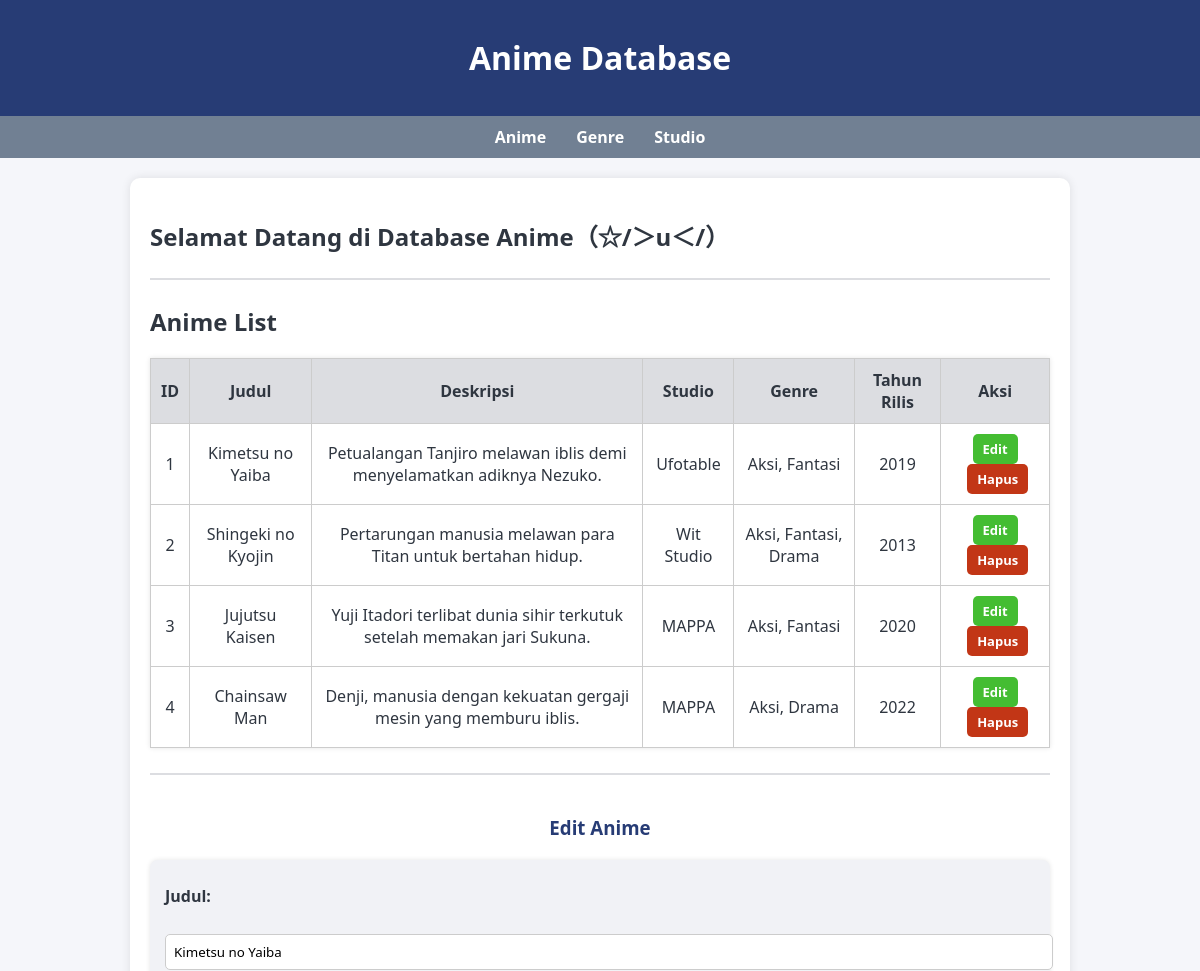
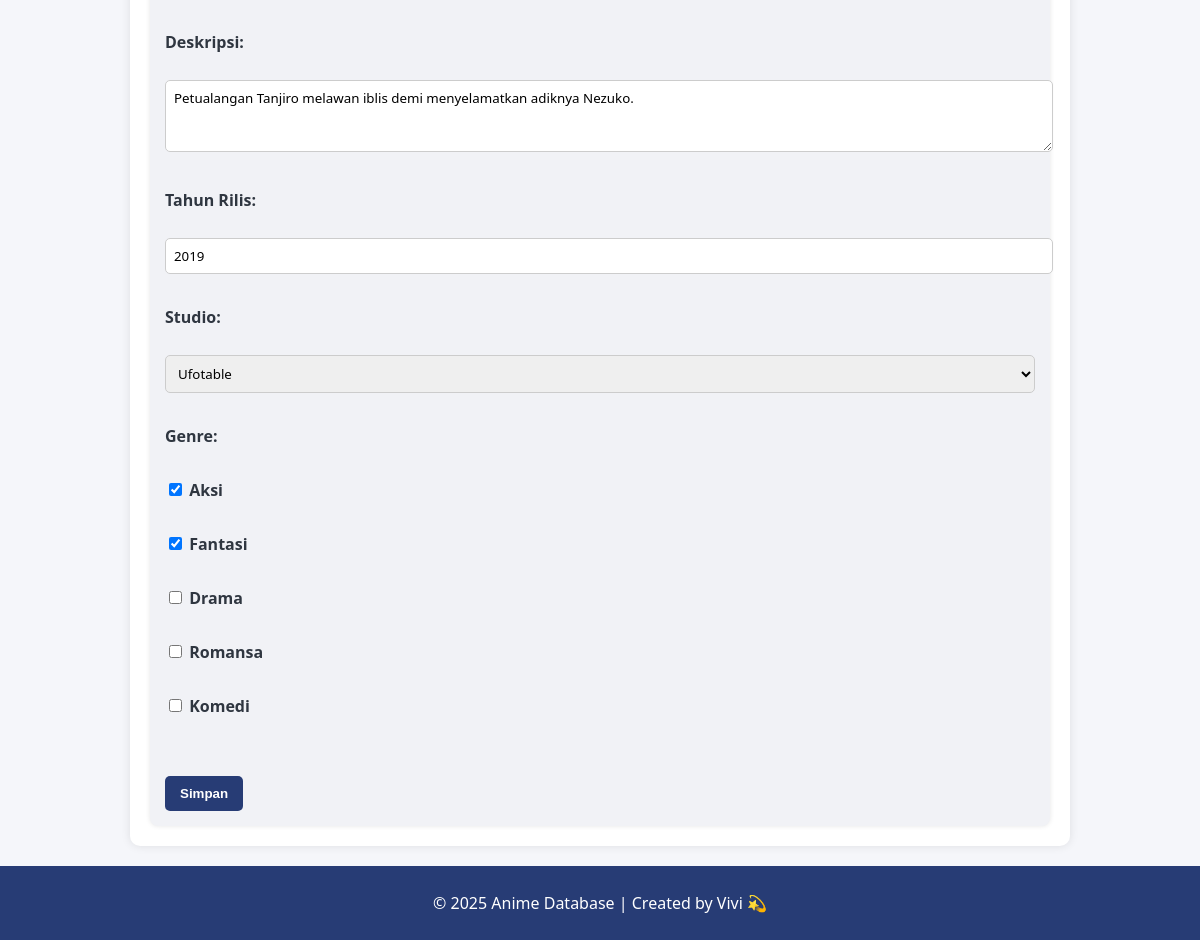
Page /?page=anime&edit=1 on the committed database (2 pictures, top to bottom).
### tables this page shows
CREATE TABLE anime (
    id INT AUTO_INCREMENT PRIMARY KEY,
    judul VARCHAR(255) NOT NULL,
    tahun_rilis INT,
    deskripsi TEXT,
    id_studio INT,
    FOREIGN KEY (id_studio) REFERENCES studio(id)
);

CREATE TABLE studio (
    id INT AUTO_INCREMENT PRIMARY KEY,
    nama VARCHAR(100) NOT NULL,
    negara VARCHAR(100),
    tahun_berdiri INT
);

CREATE TABLE genre (
    id INT AUTO_INCREMENT PRIMARY KEY,
    nama VARCHAR(50) NOT NULL
);

### config/db.php (called while the page is built, shortened)
<?php
class Database {
    private $host = "localhost";
    private $username = "root";
    private $password = "";
    private $dbname = "db_anime";
    public function __construct() {
        try {
            $this->conn = new PDO("mysql:host=$this->host;dbname=$this->dbname;charset=utf8", $this->username, $this->password);
        } catch (PDOException $e) {
            echo "Koneksi gagal: " . $e->getMessage();
        }
    }
}
?>

### class/Anime.php (called while the page is built, shortened)
<?php
require_once 'config/db.php';
class Anime {
    private $db;
    public function __construct() {
        $this->db = (new Database())->conn;
    }
    public function getAllAnime() {
        $query = "
            SELECT
                a.id,
                a.judul,
                a.deskripsi,
                a.tahun_rilis,
                s.nama AS nama_studio,
                GROUP_CONCAT(g.nama SEPARATOR ', ') AS genre
            FROM anime a
            LEFT JOIN studio s ON a.id_studio = s.id
            LEFT JOIN anime_genre ag ON a.id = ag.id_anime
            LEFT JOIN genre g ON ag.id_genre = g.id
            GROUP BY a.id, a.judul, a.deskripsi, a.tahun_rilis, s.nama
            ORDER BY a.id ASC
        ";
        $stmt = $this->db->prepare($query);
        $stmt->execute();
        return $stmt->fetchAll(PDO::FETCH_ASSOC);
    }
    public function getAnimeById($id) {
        $stmt = $this->db->prepare("SELECT * FROM anime WHERE id = ?");
        $stmt->execute([$id]);
        $anime = $stmt->fetch(PDO::FETCH_ASSOC);
        if ($anime) {
            $stmt2 = $this->db->prepare("SELECT g.id, g.nama FROM genre g JOIN anime_genre ag ON g.id = ag.id_genre WHERE ag.id_anime = ?");
            $stmt2->execute([$id]);
            $anime['genres'] = $stmt2->fetchAll(PDO::FETCH_ASSOC);
        }
        return $anime;
    }
}
?>

### class/Studio.php (called while the page is built, shortened)
<?php
require_once 'config/db.php';
class Studio {
    private $db;
    public function __construct() {
        $this->db = (new Database())->conn;
    }
    public function getAllStudio() {
        $stmt = $this->db->prepare("SELECT * FROM studio ORDER BY id ASC");
        $stmt->execute();
        return $stmt->fetchAll(PDO::FETCH_ASSOC);
    }
}
?>

### class/Genre.php (called while the page is built, shortened)
<?php
require_once 'config/db.php';
class Genre {
    private $db;
    public function __construct() {
        $this->db = (new Database())->conn;
    }
    public function getAllGenre() {
        $stmt = $this->db->prepare("SELECT * FROM genre ORDER BY id ASC");
        $stmt->execute();
        return $stmt->fetchAll(PDO::FETCH_ASSOC);
    }
}
?>

### view/anime.php (the view, shortened to what this page needs)
<h2>Anime List</h2>
<table border="1" cellpadding="8" cellspacing="0">
  <tr>
    <th>ID</th>
    <th>Judul</th>
    <th>Deskripsi</th>
    <th>Studio</th>
    <th>Genre</th>
    <th>Tahun Rilis</th>
    <th>Aksi</th>
  </tr>
  <?php if (!empty($animeList)): ?>
    <?php foreach ($animeList as $anime): ?>
      <tr>
        <td><?= htmlspecialchars($anime['id']) ?></td>
        <td><?= htmlspecialchars($anime['judul']) ?></td>
        <td><?= htmlspecialchars($anime['deskripsi']) ?></td>
        <td><?= htmlspecialchars($anime['nama_studio'] ?? '-') ?></td>
        <td><?= htmlspecialchars($anime['genre'] ?? '-') ?></td>
        <td><?= htmlspecialchars($anime['tahun_rilis']) ?></td>
        <td>
  <a href="?page=anime&edit=<?= $anime['id'] ?>" class="btn-edit">Edit</a>
  <a href="?page=anime&hapus=<?= $anime['id'] ?>" class="btn-delete" onclick="return confirm('Yakin nih mau hapus o(╥﹏╥)?')">Hapus</a>
</td>
    <?php endforeach; ?>
  <?php else: ?>
    <tr><td colspan="7">Belum ada data anime.</td></tr>
  <?php endif; ?>
</table>
<hr>
<h3><?= isset($_GET['edit']) ? 'Edit Anime' : 'Tambah Anime Baru' ?></h3>
<?php
$editData = null;
if (isset($_GET['edit'])) {
    $editData = $animeObj->getAnimeById($_GET['edit']);
}
?>
<form method="post">
  <label>Judul:</label><br>
  <input type="text" name="judul" value="<?= htmlspecialchars($editData['judul'] ?? '') ?>" required><br><br>
  <label>Deskripsi:</label><br>
  <textarea name="deskripsi" rows="3" cols="40"><?= htmlspecialchars($editData['deskripsi'] ?? '') ?></textarea><br><br>
  <label>Tahun Rilis:</label><br>
  <input type="number" name="tahun_rilis" value="<?= htmlspecialchars($editData['tahun_rilis'] ?? '') ?>" required><br><br>
  <label>Studio:</label><br>
  <select name="id_studio">
    <?php foreach ($studioList as $s): ?>
      <option value="<?= $s['id'] ?>" <?= isset($editData['id_studio']) && $editData['id_studio'] == $s['id'] ? 'selected' : '' ?>>
        <?= htmlspecialchars($s['nama']) ?>
      </option>
    <?php endforeach; ?>
  </select><br><br>
  <label>Genre:</label><br>
  <?php
  $selectedGenres = isset($editData['genres']) ? array_column($editData['genres'], 'id') : [];
  foreach ($genreList as $g):
  ?>
    <label>
      <input type="checkbox" name="genre_ids[]" value="<?= $g['id'] ?>"
        <?= in_array($g['id'], $selectedGenres) ? 'checked' : '' ?>>
      <?= htmlspecialchars($g['nama']) ?>
    </label><br>
  <?php endforeach; ?>
  <br>
  <button type="submit" name="simpan">Simpan</button>
</form>

### style.css (style rules this page uses)
body { font-family: 'Segoe UI', sans-serif; background: #f5f6fa; margin: 0; padding: 0; color: #2f3640; }
table { width: 100%; border-collapse: collapse; background: white; box-shadow: 0 0 5px rgba(0,0,0,0.1); }
th, td { border: 1px solid #ccc; padding: 10px; text-align: center; }
th { background: #dcdde1; }
form { margin-top: 20px; background: #f1f2f6; padding: 15px; border-radius: 8px; box-shadow: 0 0 5px rgba(0,0,0,0.1); }
form label { font-weight: bold; display: block; margin-top: 10px; color: #2f3640; }
form input[type="text"], form input[type="number"], form textarea, form select { width: 100%; padding: 8px; margin-top: 5px; border: 1px solid #ccc; border-radius: 5px; font-family: 'Segoe UI', sans-serif; }
form button { margin-top: 15px; padding: 10px 15px; background: #273c75; color: white; border: none; border-radius: 5px; cursor: pointer; font-weight: bold; }
hr { margin: 25px 0; border: none; border-top: 2px solid #dcdde1; }
h3 { margin-top: 40px; color: #273c75; text-align: center; }
.btn-edit, .btn-delete { display: inline-block; padding: 6px 10px; border-radius: 5px; text-decoration: none; font-weight: bold; color: white; font-size: 13px; }
.btn-edit { background-color: #44bd32; }
.btn-delete { background-color: #c23616; margin-left: 5px; }

### rows in the picture
anime: id "1", judul "Kimetsu no Yaiba", deskripsi "Petualangan Tanjiro melawan iblis demi menyelamatkan adiknya Nezuko.", id_studio.nama "Ufotable", genre "Aksi, Fantasi", tahun_rilis "2019"
anime: id "2", judul "Shingeki no Kyojin", deskripsi "Pertarungan manusia melawan para Titan untuk bertahan hidup.", id_studio.nama "Wit Studio", genre "Aksi, Fantasi, Drama", tahun_rilis "2013"
anime: id "3", judul "Jujutsu Kaisen", deskripsi "Yuji Itadori terlibat dunia sihir terkutuk setelah memakan jari Sukuna.", id_studio.nama "MAPPA", genre "Aksi, Fantasi", tahun_rilis "2020"
anime: id "4", judul "Chainsaw Man", deskripsi "Denji, manusia dengan kekuatan gergaji mesin yang memburu iblis.", id_studio.nama "MAPPA", genre "Aksi, Drama", tahun_rilis "2022"
genre: id "☑", nama "Aksi"
genre: id "☑", nama "Fantasi"
genre: nama "Drama"
genre: nama "Romansa"
genre: nama "Komedi"

### other values in the picture
form field id_studio "Ufotable"
